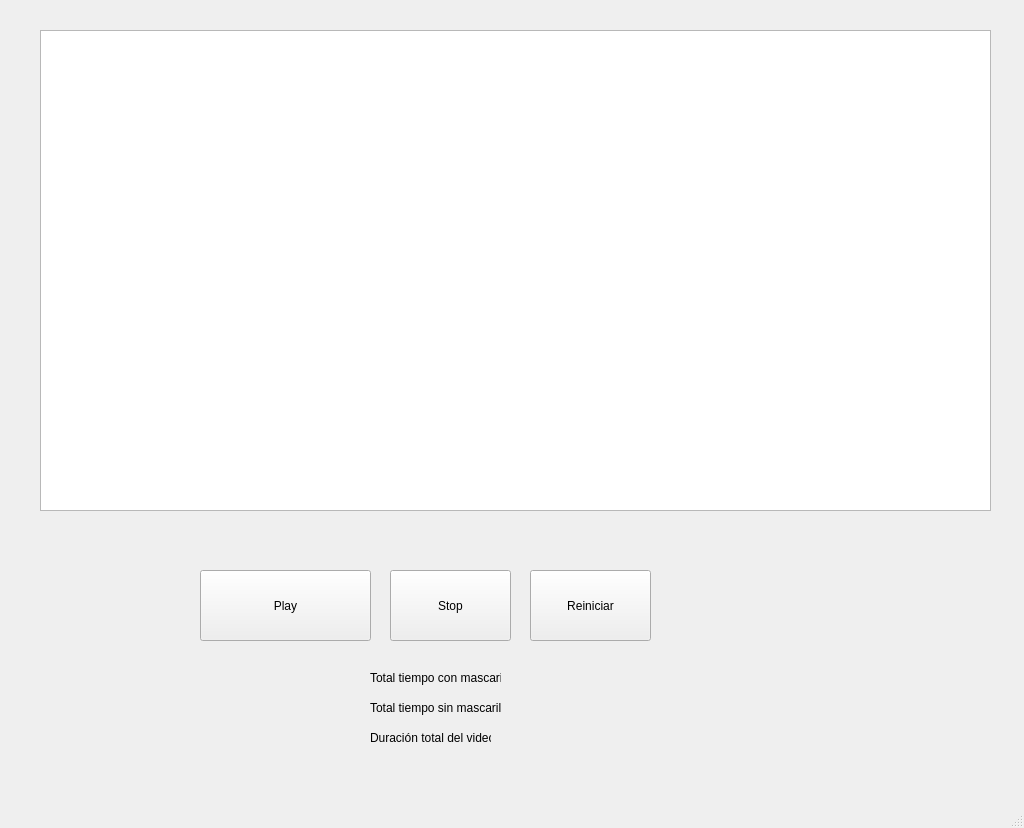
<?xml version="1.0" encoding="UTF-8"?>
<ui version="4.0">
 <class>MainWindow</class>
 <widget class="QMainWindow" name="MainWindow">
  <property name="geometry">
   <rect>
    <x>0</x>
    <y>0</y>
    <width>1024</width>
    <height>828</height>
   </rect>
  </property>
  <property name="windowTitle">
   <string>Proyecto Text Mining and Image Recognition</string>
  </property>
  <widget class="QWidget" name="centralwidget">
   <widget class="QPushButton" name="playButton">
    <property name="geometry">
     <rect>
      <x>200</x>
      <y>570</y>
      <width>171</width>
      <height>71</height>
     </rect>
    </property>
    <property name="text">
     <string>Play</string>
    </property>
    <property name="icon">
     <iconset>
      <normaloff>play.ico</normaloff>play.ico</iconset>
    </property>
    <property name="iconSize">
     <size>
      <width>32</width>
      <height>32</height>
     </size>
    </property>
   </widget>
   <widget class="QPushButton" name="stopButton">
    <property name="geometry">
     <rect>
      <x>390</x>
      <y>570</y>
      <width>121</width>
      <height>71</height>
     </rect>
    </property>
    <property name="text">
     <string>Stop</string>
    </property>
    <property name="icon">
     <iconset>
      <normaloff>stop.ico</normaloff>stop.ico</iconset>
    </property>
    <property name="iconSize">
     <size>
      <width>32</width>
      <height>32</height>
     </size>
    </property>
   </widget>
   <widget class="QGraphicsView" name="graphicsView">
    <property name="geometry">
     <rect>
      <x>40</x>
      <y>30</y>
      <width>951</width>
      <height>481</height>
     </rect>
    </property>
    <property name="focusPolicy">
     <enum>Qt::WheelFocus</enum>
    </property>
   </widget>
   <widget class="QLabel" name="label">
    <property name="geometry">
     <rect>
      <x>370</x>
      <y>730</y>
      <width>121</width>
      <height>16</height>
     </rect>
    </property>
    <property name="text">
     <string>Duración total del video</string>
    </property>
   </widget>
   <widget class="QLabel" name="label_2">
    <property name="geometry">
     <rect>
      <x>370</x>
      <y>670</y>
      <width>131</width>
      <height>16</height>
     </rect>
    </property>
    <property name="text">
     <string>Total tiempo con mascarilla</string>
    </property>
   </widget>
   <widget class="QLabel" name="label_3">
    <property name="geometry">
     <rect>
      <x>370</x>
      <y>700</y>
      <width>131</width>
      <height>16</height>
     </rect>
    </property>
    <property name="text">
     <string>Total tiempo sin mascarilla</string>
    </property>
   </widget>
   <widget class="QLabel" name="conMascarilla">
    <property name="geometry">
     <rect>
      <x>400</x>
      <y>670</y>
      <width>47</width>
      <height>13</height>
     </rect>
    </property>
    <property name="text">
     <string/>
    </property>
   </widget>
   <widget class="QLabel" name="sinMascarilla">
    <property name="geometry">
     <rect>
      <x>390</x>
      <y>700</y>
      <width>47</width>
      <height>13</height>
     </rect>
    </property>
    <property name="text">
     <string/>
    </property>
   </widget>
   <widget class="QLabel" name="total">
    <property name="geometry">
     <rect>
      <x>390</x>
      <y>730</y>
      <width>47</width>
      <height>13</height>
     </rect>
    </property>
    <property name="text">
     <string/>
    </property>
   </widget>
   <widget class="QPushButton" name="reiniciarButton">
    <property name="geometry">
     <rect>
      <x>530</x>
      <y>570</y>
      <width>121</width>
      <height>71</height>
     </rect>
    </property>
    <property name="text">
     <string>Reiniciar</string>
    </property>
    <property name="icon">
     <iconset>
      <normaloff>reiniciar.ico</normaloff>reiniciar.ico</iconset>
    </property>
    <property name="iconSize">
     <size>
      <width>32</width>
      <height>32</height>
     </size>
    </property>
   </widget>
  </widget>
  <widget class="QMenuBar" name="menubar">
   <property name="geometry">
    <rect>
     <x>0</x>
     <y>0</y>
     <width>1024</width>
     <height>21</height>
    </rect>
   </property>
  </widget>
  <widget class="QStatusBar" name="statusbar"/>
 </widget>
 <resources/>
 <connections/>
</ui>
